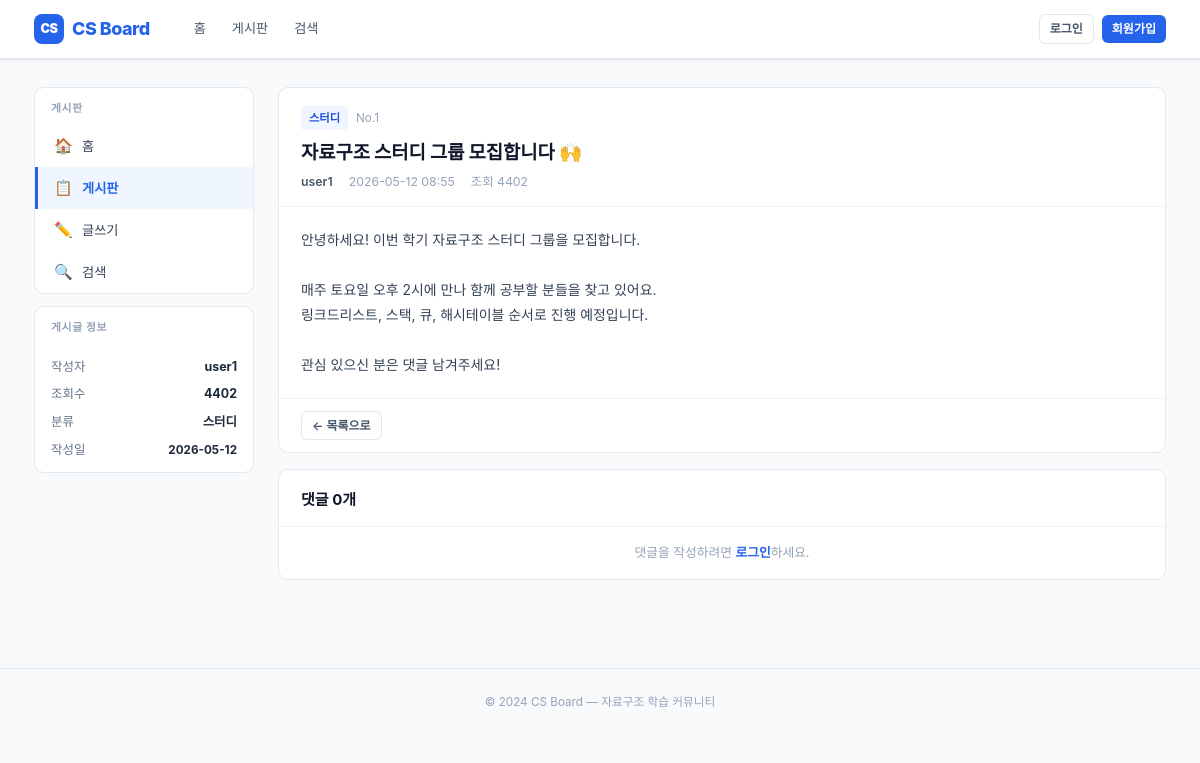
/post/1, run on the app's committed database.
### tables this page shows
CREATE TABLE posts (
        id INTEGER PRIMARY KEY AUTOINCREMENT,
        title TEXT NOT NULL,
        content TEXT NOT NULL,
        author TEXT NOT NULL,
        category TEXT DEFAULT '일반',
        views INTEGER DEFAULT 0,
        created_at TIMESTAMP DEFAULT CURRENT_TIMESTAMP
    );

### app.py (the view)
@app.route('/post/<int:post_id>')
def post_detail(post_id):
    db = get_db()
    db.execute("UPDATE posts SET views=views+1 WHERE id=?", (post_id,))
    db.commit()
    post = db.execute("SELECT * FROM posts WHERE id=?", (post_id,)).fetchone()
    if not post:
        abort(404)
    comments = db.execute(
        "SELECT * FROM comments WHERE post_id=? ORDER BY created_at", (post_id,)
    ).fetchall()
    return render_template('post.html', post=post, comments=comments,
                           user=session.get('username'),
                           is_admin=session.get('is_admin'))

### app.py (called while the page is built)
def get_db():
    db = getattr(g, '_database', None)
    if db is None:
        db = g._database = sqlite3.connect(DATABASE)
        db.row_factory = sqlite3.Row
    return db

@app.teardown_appcontext
def close_connection(exception):
    db = getattr(g, '_database', None)
    if db is not None:
        db.close()

### templates/post.html (shortened to what this page needs)
{% extends "base.html" %}
{% block body %}
<div class="layout">
  <aside class="sidebar">
    <div class="sidebar-section">
      <div class="sidebar-title">게시판</div>
      <nav class="sidebar-nav">
        <a href="/"><span class="icon">🏠</span> 홈</a>
        <a href="/board" class="active"><span class="icon">📋</span> 게시판</a>
        <a href="/write"><span class="icon">✏️</span> 글쓰기</a>
        <a href="/search"><span class="icon">🔍</span> 검색</a>
      </nav>
    </div>
    <div class="sidebar-section">
      <div class="sidebar-title">게시글 정보</div>
      <div class="sidebar-stat">
        <div class="stat-row">
          <span class="stat-label">작성자</span>
          <span class="stat-value">{{ post.author }}</span>
        </div>
        <div class="stat-row">
          <span class="stat-label">조회수</span>
          <span class="stat-value">{{ post.views }}</span>
        </div>
        <div class="stat-row">
          <span class="stat-label">분류</span>
          <span class="stat-value">{{ post.category }}</span>
        </div>
        <div class="stat-row">
          <span class="stat-label">작성일</span>
          <span class="stat-value" style="font-size:.78rem;">{{ post.created_at[:10] }}</span>
        </div>
      </div>
    </div>
  </aside>
  <main>
    <div class="card" style="margin-bottom:16px;">
      <div class="card-header" style="display:block;">
        <div style="display:flex;align-items:center;gap:8px;margin-bottom:10px;">
          <span class="tag blue">{{ post.category }}</span>
          <span style="font-size:.78rem;color:var(--slate-400);">No.{{ post.id }}</span>
        </div>
        <h1 style="font-size:1.25rem;font-weight:800;color:var(--slate-900);
                   line-height:1.4;margin-bottom:6px;">{{ post.title }}</h1>
        <div style="display:flex;align-items:center;gap:16px;font-size:.82rem;color:var(--slate-400);">
          <span style="font-weight:600;color:var(--slate-600);">{{ post.author }}</span>
          <span>{{ post.created_at[:16].replace('T', ' ') }}</span>
          <span>조회 {{ post.views }}</span>
        </div>
      </div>
      <div class="card-body">
        <div style="min-height:120px;line-height:1.8;color:var(--slate-700);
                    font-size:.93rem;white-space:pre-wrap;">{{ post.content | safe }}</div>
      </div>
      <div style="padding:12px 22px;border-top:1px solid var(--slate-100);
                  display:flex;justify-content:space-between;align-items:center;">
        <a href="/board" class="btn btn-ghost btn-sm">← 목록으로</a>
      </div>
    </div>
    <div class="card">
      <div class="card-header">
        <span class="card-title">댓글 {{ comments|length }}개</span>
      </div>
      {% if user %}
      <div style="padding:16px 22px;border-top:1px solid var(--slate-100);">
        <form method="POST" action="/post/{{ post.id }}/comment">
          <div style="display:flex;gap:10px;align-items:flex-end;">
            <textarea name="content" class="form-input" rows="2"
                      placeholder="댓글을 입력하세요..." style="flex:1;resize:none;"></textarea>
            <button type="submit" class="btn btn-primary btn-sm" style="flex-shrink:0;height:38px;">
              등록
            </button>
          </div>
        </form>
      </div>
      {% else %}
      <div style="padding:16px 22px;text-align:center;font-size:.85rem;color:var(--slate-400);">
        댓글을 작성하려면 <a href="/login" style="color:var(--blue-600);font-weight:600;">로그인</a>하세요.
      </div>
      {% endif %}
    </div>
  </main>
</div>
{% endblock %}

### templates/base.html (style rules this page uses)
*, *::before, *::after { box-sizing: border-box; margin: 0; padding: 0; }
:root { --blue-50: #eff6ff; --blue-100: #dbeafe; --blue-200: #bfdbfe; --blue-500: #3b82f6; --blue-600: #2563eb; --blue-700: #1d4ed8; --blue-900: #1e3a8a; --slate-50: #f8fafc; --slate-100: #f1f5f9; --slate-200: #e2e8f0; --slate-300: #cbd5e1; --slate-400: #94a3b8; --slate-500: #64748b; --slate-600: #475569; --slate-700: #334155; --slate-800: #1e293b; --slate-900: #0f172a; --green-500: #22c55e; --red-500: #ef4444; --radius-sm: 6px; --radius: 10px; --radius-lg: 16px; --shadow-sm: 0 1px 3px rgba(0,0,0,.07), 0 1px 2px rgba(0,0,0,.05); --shadow: 0 4px 16px rgba(0,0,0,.08); }
html { font-size: 15px; }
body { font-family: -apple-system, BlinkMacSystemFont, 'Segoe UI', 'Malgun Gothic', 'Apple SD Gothic Neo', sans-serif; background: var(--slate-50); color: var(--slate-800); line-height: 1.6; min-height: 100vh; }
a { color: inherit; text-decoration: none; }
.btn { display: inline-flex; align-items: center; gap: 6px; padding: 7px 16px; border-radius: var(--radius-sm); font-size: .85rem; font-weight: 600; border: none; transition: all .15s; cursor: pointer; }
.btn-ghost { background: transparent; color: var(--slate-600); border: 1px solid var(--slate-200); }
.btn-sm { padding: 4px 10px; font-size: .8rem; }
.layout { max-width: 1180px; margin: 0 auto; padding: 28px 24px; display: grid; grid-template-columns: 220px 1fr; gap: 24px; align-items: start; }
.sidebar { position: sticky; top: 82px; display: flex; flex-direction: column; gap: 12px; }
.sidebar-section { background: #fff; border: 1px solid var(--slate-200); border-radius: var(--radius); overflow: hidden; }
.sidebar-title { padding: 12px 16px 8px; font-size: .72rem; font-weight: 700; text-transform: uppercase; letter-spacing: .06em; color: var(--slate-400); }
.sidebar-nav a { display: flex; align-items: center; gap: 10px; padding: 9px 16px; font-size: .88rem; font-weight: 500; color: var(--slate-700); transition: all .12s; border-left: 3px solid transparent; }
.sidebar-nav a.active { background: var(--blue-50); color: var(--blue-600); border-left-color: var(--blue-600); font-weight: 600; }
.sidebar-nav .icon { font-size: 1rem; width: 18px; text-align: center; }
.sidebar-stat { padding: 12px 16px; display: flex; flex-direction: column; gap: 8px; }
.stat-row { display: flex; justify-content: space-between; align-items: center; font-size: .83rem; }
.stat-label { color: var(--slate-500); }
.stat-value { font-weight: 700; color: var(--slate-800); }
.card { background: #fff; border: 1px solid var(--slate-200); border-radius: var(--radius); overflow: hidden; }
.card-header { padding: 18px 22px 14px; border-bottom: 1px solid var(--slate-100); display: flex; align-items: center; justify-content: space-between; }
.card-title { font-size: 1rem; font-weight: 700; color: var(--slate-900); }
.card-body { padding: 20px 22px; }
.tag { display: inline-flex; align-items: center; font-size: .75rem; font-weight: 600; padding: 3px 8px; border-radius: 4px; background: var(--slate-100); color: var(--slate-600); }
.tag.blue { background: var(--blue-50); color: var(--blue-700); }

### data on the page
posts: author "user1", views "4402", category "스터디", created_at "2026-05-12", id "1", title "자료구조 스터디 그룹 모집합니다 🙌", created_at "2026-05-12 08:55", content "안녕하세요! 이번 학기 자료구조 스터디 그룹을 모집합니다. 매주 토요일 오후 2시에 만나 함께 공부할 분들을 찾고 있어요. 링크드리스트, 스택, 큐, 해시테이블 순서로 진행 예정입니다. 관심 있으신 분은 댓글 남겨주세요!"

### other printed values
{{ comments|length }} "0"
